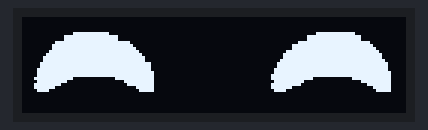
The sketch below on a simulated Arduino Uno, built with avr-gcc and run on an emulated ATmega328P. Shown: 128×32 one-colour display.

Above: at 2.1 s.

Measured:
- what the display in image 0 shows lasts 2.0 s, from 2.1 s to 4.1 s

The sketch:

HappyEyesFeature.ino
```cpp
#include <SPI.h>
#include <Wire.h>
#include <Adafruit_GFX.h>
#include <Adafruit_SSD1306.h>

Adafruit_SSD1306 display = Adafruit_SSD1306(128, 32, &Wire);

#define bitmapWidth 128
#define bitmapHeight 32

const unsigned char hapeyes [] PROGMEM = {
	0x00, 0x00, 0x00, 0x00, 0x00, 0x00, 0x00, 0x00, 0x00, 0x00, 0x00, 0x00, 0x00, 0x00, 0x00, 0x00,
	0x00, 0x00, 0x00, 0x00, 0x00, 0x00, 0x00, 0x00, 0x00, 0x00, 0x00, 0x00, 0x00, 0x00, 0x00, 0x00,
	0x00, 0x00, 0x00, 0x00, 0x00, 0x00, 0x00, 0x00, 0x00, 0x00, 0x00, 0x00, 0x00, 0x00, 0x00, 0x00,
	0x00, 0x00, 0x00, 0x00, 0x00, 0x00, 0x00, 0x00, 0x00, 0x00, 0x00, 0x00, 0x00, 0x00, 0x00, 0x00,
	0x00, 0x00, 0x00, 0x00, 0x00, 0x00, 0x00, 0x00, 0x00, 0x00, 0x00, 0x00, 0x00, 0x00, 0x00, 0x00,
	0x00, 0x00, 0x7f, 0xf8, 0x00, 0x00, 0x00, 0x00, 0x00, 0x00, 0x00, 0x00, 0x3f, 0xfe, 0x00, 0x00,
	0x00, 0x03, 0xff, 0xff, 0x00, 0x00, 0x00, 0x00, 0x00, 0x00, 0x00, 0x01, 0xff, 0xff, 0x80, 0x00,
	0x00, 0x03, 0xff, 0xff, 0x00, 0x00, 0x00, 0x00, 0x00, 0x00, 0x00, 0x01, 0xff, 0xff, 0x80, 0x00,
	0x00, 0x1f, 0xff, 0xff, 0xf0, 0x00, 0x00, 0x00, 0x00, 0x00, 0x00, 0x0f, 0xff, 0xff, 0xf0, 0x00,
	0x00, 0x3f, 0xff, 0xff, 0xf8, 0x00, 0x00, 0x00, 0x00, 0x00, 0x00, 0x3f, 0xff, 0xff, 0xf8, 0x00,
	0x00, 0x3f, 0xff, 0xff, 0xfc, 0x00, 0x00, 0x00, 0x00, 0x00, 0x00, 0x3f, 0xff, 0xff, 0xfc, 0x00,
	0x00, 0x7f, 0xff, 0xff, 0xfe, 0x00, 0x00, 0x00, 0x00, 0x00, 0x00, 0xff, 0xff, 0xff, 0xfe, 0x00,
	0x00, 0xff, 0xff, 0xff, 0xff, 0x00, 0x00, 0x00, 0x00, 0x00, 0x01, 0xff, 0xff, 0xff, 0xff, 0x00,
	0x01, 0xff, 0xff, 0xff, 0xff, 0x80, 0x00, 0x00, 0x00, 0x00, 0x01, 0xff, 0xff, 0xff, 0xff, 0x00,
	0x01, 0xff, 0xff, 0xff, 0xff, 0x80, 0x00, 0x00, 0x00, 0x00, 0x03, 0xff, 0xff, 0xff, 0xff, 0x80,
	0x03, 0xff, 0xff, 0xff, 0xff, 0xe0, 0x00, 0x00, 0x00, 0x00, 0x07, 0xff, 0xff, 0xff, 0xff, 0xc0,
	0x03, 0xff, 0xff, 0xff, 0xff, 0xe0, 0x00, 0x00, 0x00, 0x00, 0x07, 0xff, 0xff, 0xff, 0xff, 0xc0,
	0x07, 0xff, 0xff, 0xff, 0xff, 0xe0, 0x00, 0x00, 0x00, 0x00, 0x0f, 0xff, 0xff, 0xff, 0xff, 0xc0,
	0x07, 0xff, 0xff, 0xff, 0xff, 0xf0, 0x00, 0x00, 0x00, 0x00, 0x0f, 0xff, 0xff, 0xff, 0xff, 0xe0,
	0x07, 0xff, 0xff, 0xff, 0xff, 0xf0, 0x00, 0x00, 0x00, 0x00, 0x1f, 0xff, 0xff, 0xff, 0xff, 0xe0,
	0x0f, 0xff, 0x80, 0x01, 0xff, 0xf0, 0x00, 0x00, 0x00, 0x00, 0x1f, 0xff, 0x80, 0x03, 0xff, 0xe0,
	0x07, 0xfe, 0x00, 0x00, 0x3f, 0xf0, 0x00, 0x00, 0x00, 0x00, 0x0f, 0xfc, 0x00, 0x00, 0x7f, 0xe0,
	0x0f, 0xf8, 0x00, 0x00, 0x1f, 0xf0, 0x00, 0x00, 0x00, 0x00, 0x1f, 0xf8, 0x00, 0x00, 0x1f, 0xe0,
	0x0f, 0xe0, 0x00, 0x00, 0x03, 0xf0, 0x00, 0x00, 0x00, 0x00, 0x1f, 0xc0, 0x00, 0x00, 0x07, 0xe0,
	0x07, 0x80, 0x00, 0x00, 0x01, 0xf0, 0x00, 0x00, 0x00, 0x00, 0x0f, 0x00, 0x00, 0x00, 0x03, 0xe0,
	0x00, 0x00, 0x00, 0x00, 0x00, 0x00, 0x00, 0x00, 0x00, 0x00, 0x00, 0x00, 0x00, 0x00, 0x00, 0x00,
	0x00, 0x00, 0x00, 0x00, 0x00, 0x00, 0x00, 0x00, 0x00, 0x00, 0x00, 0x00, 0x00, 0x00, 0x00, 0x00,
	0x00, 0x00, 0x00, 0x00, 0x00, 0x00, 0x00, 0x00, 0x00, 0x00, 0x00, 0x00, 0x00, 0x00, 0x00, 0x00,
	0x00, 0x00, 0x00, 0x00, 0x00, 0x00, 0x00, 0x00, 0x00, 0x00, 0x00, 0x00, 0x00, 0x00, 0x00, 0x00,
	0x00, 0x00, 0x00, 0x00, 0x00, 0x00, 0x00, 0x00, 0x00, 0x00, 0x00, 0x00, 0x00, 0x00, 0x00, 0x00,
	0x00, 0x00, 0x00, 0x00, 0x00, 0x00, 0x00, 0x00, 0x00, 0x00, 0x00, 0x00, 0x00, 0x00, 0x00, 0x00,
	0x00, 0x00, 0x00, 0x00, 0x00, 0x00, 0x00, 0x00, 0x00, 0x00, 0x00, 0x00, 0x00, 0x00, 0x00, 0x00
};


const unsigned char hapeyes2 [] PROGMEM = {
	0x00, 0x00, 0x00, 0x00, 0x00, 0x00, 0x00, 0x00, 0x00, 0x00, 0x00, 0x00, 0x00, 0x00, 0x00, 0x00,
	0x00, 0x00, 0x00, 0x00, 0x00, 0x00, 0x00, 0x00, 0x00, 0x00, 0x00, 0x00, 0x00, 0x00, 0x00, 0x00,
	0x00, 0x00, 0x00, 0x00, 0x00, 0x00, 0x00, 0x00, 0x00, 0x00, 0x00, 0x00, 0x00, 0x00, 0x00, 0x00,
	0x00, 0x00, 0x00, 0x00, 0x00, 0x00, 0x00, 0x00, 0x00, 0x00, 0x00, 0x00, 0x00, 0x00, 0x00, 0x00,
	0x00, 0x00, 0x00, 0x00, 0x00, 0x00, 0x00, 0x00, 0x00, 0x00, 0x00, 0x00, 0x00, 0x00, 0x00, 0x00,
	0x00, 0x00, 0x00, 0x00, 0x00, 0x00, 0x00, 0x00, 0x00, 0x00, 0x00, 0x00, 0x00, 0x00, 0x00, 0x00,
	0x00, 0x00, 0x00, 0x00, 0x00, 0x00, 0x00, 0x00, 0x00, 0x00, 0x00, 0x00, 0x00, 0x00, 0x00, 0x00,
	0x00, 0x00, 0x00, 0x00, 0x00, 0x00, 0x00, 0x00, 0x00, 0x00, 0x00, 0x00, 0x00, 0x00, 0x00, 0x00,
	0x00, 0x00, 0x00, 0x00, 0x00, 0x00, 0x00, 0x00, 0x00, 0x00, 0x00, 0x00, 0x00, 0x00, 0x00, 0x00,
	0x00, 0x00, 0x00, 0x00, 0x00, 0x00, 0x00, 0x00, 0x00, 0x00, 0x00, 0x00, 0x00, 0x00, 0x00, 0x00,
	0x00, 0x00, 0x00, 0x00, 0x00, 0x00, 0x00, 0x00, 0x00, 0x00, 0x00, 0x00, 0x00, 0x00, 0x00, 0x00,
	0x00, 0x00, 0x00, 0x00, 0x00, 0x00, 0x00, 0x00, 0x00, 0x00, 0x00, 0x00, 0x00, 0x00, 0x00, 0x00,
	0x00, 0x00, 0x00, 0x00, 0x00, 0x00, 0x00, 0x00, 0x00, 0x00, 0x00, 0x00, 0x00, 0x00, 0x00, 0x00,
	0x00, 0x00, 0x00, 0x00, 0x00, 0x00, 0x00, 0x00, 0x00, 0x00, 0x00, 0x00, 0x00, 0x00, 0x00, 0x00,
	0x00, 0x07, 0xff, 0xff, 0xfe, 0x00, 0x00, 0x00, 0x00, 0x00, 0x00, 0x7f, 0xff, 0xff, 0xe0, 0x00,
	0x00, 0x1f, 0xff, 0xff, 0xff, 0x80, 0x00, 0x00, 0x00, 0x00, 0x01, 0xff, 0xff, 0xff, 0xf8, 0x00,
	0x00, 0x3f, 0xff, 0xff, 0xff, 0xc0, 0x00, 0x00, 0x00, 0x00, 0x03, 0xff, 0xff, 0xff, 0xfc, 0x00,
	0x00, 0x7f, 0xff, 0xff, 0xff, 0xe0, 0x00, 0x00, 0x00, 0x00, 0x07, 0xff, 0xff, 0xff, 0xfe, 0x00,
	0x00, 0x7f, 0xff, 0xff, 0xff, 0xe0, 0x00, 0x00, 0x00, 0x00, 0x07, 0xff, 0xff, 0xff, 0xfe, 0x00,
	0x00, 0x3f, 0xff, 0xff, 0xff, 0xc0, 0x00, 0x00, 0x00, 0x00, 0x03, 0xff, 0xff, 0xff, 0xfc, 0x00,
	0x00, 0x3f, 0xff, 0xff, 0xff, 0xc0, 0x00, 0x00, 0x00, 0x00, 0x03, 0xff, 0xff, 0xff, 0xfc, 0x00,
	0x00, 0x1f, 0xff, 0xff, 0xff, 0x80, 0x00, 0x00, 0x00, 0x00, 0x01, 0xff, 0xff, 0xff, 0xf8, 0x00,
	0x00, 0x07, 0xff, 0xff, 0xfe, 0x00, 0x00, 0x00, 0x00, 0x00, 0x00, 0x7f, 0xff, 0xff, 0xe0, 0x00,
	0x00, 0x00, 0x00, 0x00, 0x00, 0x00, 0x00, 0x00, 0x00, 0x00, 0x00, 0x00, 0x00, 0x00, 0x00, 0x00,
	0x00, 0x00, 0x00, 0x00, 0x00, 0x00, 0x00, 0x00, 0x00, 0x00, 0x00, 0x00, 0x00, 0x00, 0x00, 0x00,
	0x00, 0x00, 0x00, 0x00, 0x00, 0x00, 0x00, 0x00, 0x00, 0x00, 0x00, 0x00, 0x00, 0x00, 0x00, 0x00,
	0x00, 0x00, 0x00, 0x00, 0x00, 0x00, 0x00, 0x00, 0x00, 0x00, 0x00, 0x00, 0x00, 0x00, 0x00, 0x00,
	0x00, 0x00, 0x00, 0x00, 0x00, 0x00, 0x00, 0x00, 0x00, 0x00, 0x00, 0x00, 0x00, 0x00, 0x00, 0x00,
	0x00, 0x00, 0x00, 0x00, 0x00, 0x00, 0x00, 0x00, 0x00, 0x00, 0x00, 0x00, 0x00, 0x00, 0x00, 0x00,
	0x00, 0x00, 0x00, 0x00, 0x00, 0x00, 0x00, 0x00, 0x00, 0x00, 0x00, 0x00, 0x00, 0x00, 0x00, 0x00,
	0x00, 0x00, 0x00, 0x00, 0x00, 0x00, 0x00, 0x00, 0x00, 0x00, 0x00, 0x00, 0x00, 0x00, 0x00, 0x00,
	0x00, 0x00, 0x00, 0x00, 0x00, 0x00, 0x00, 0x00, 0x00, 0x00, 0x00, 0x00, 0x00, 0x00, 0x00, 0x00
};


void setup() {

  display.begin(0x3C);

  display.clearDisplay();

  display.display();
  delay(2000);

}

void loop() {

  display.clearDisplay();
  display.drawBitmap(0, 0, hapeyes, 128, 32, 1);
  display.display();
  delay(2000);

  display.clearDisplay();
  display.drawBitmap(0, 0, hapeyes2, 128, 32, 1);
  display.display();
  delay(50);

  display.clearDisplay();
  display.display();
  delay(200);

}
```
